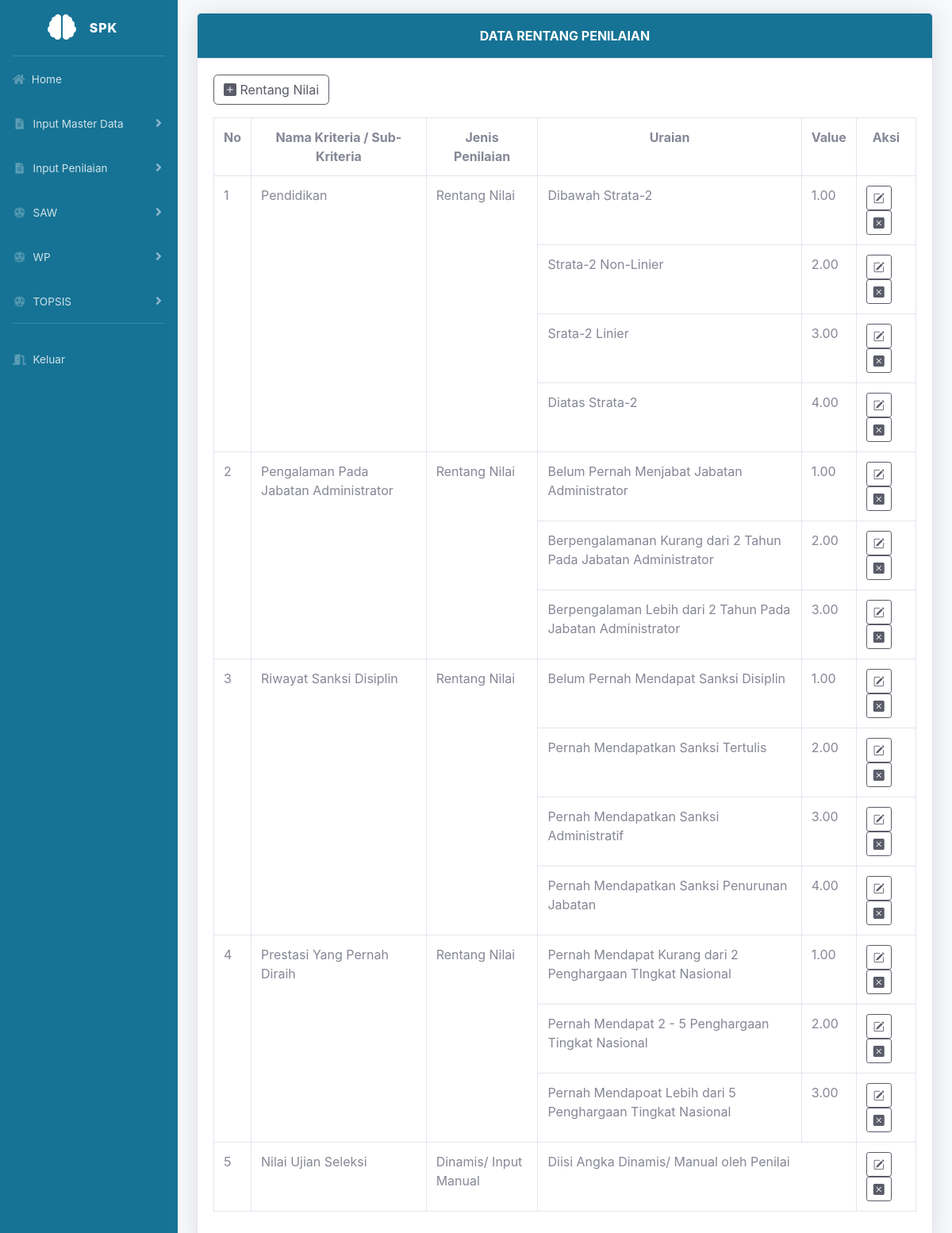
The app's page /dashboard.php?url=data_rentang (signed in) with its own data.
### tables this page shows
CREATE TABLE `rentang` (
  `id_rentang` int(11) NOT NULL,
  `id_kriteria` int(11) DEFAULT NULL,
  `id_subkriteria` int(11) DEFAULT NULL,
  `jenis_penilaian` enum('1','2') NOT NULL,
  `uraian` varchar(255) DEFAULT NULL,
  `nilai_rentang` decimal(5,2) DEFAULT NULL
);

CREATE TABLE `kriteria` (
  `id_kriteria` int(11) NOT NULL,
  `nama_kriteria` varchar(255) NOT NULL,
  `tipe_kriteria` enum('benefit','cost') DEFAULT NULL,
  `sub_kriteria` enum('0','1') NOT NULL DEFAULT '0'
);

CREATE TABLE `subkriteria` (
  `id_subkriteria` int(11) NOT NULL,
  `id_kriteria` int(11) DEFAULT NULL,
  `nama_subkriteria` varchar(255) NOT NULL,
  `tipe_subkriteria` enum('benefit','cost') NOT NULL
);

### data_rentang.php (the view, shortened to what this page needs)
<div class="card shadow mt-3">
    <div class="card-header py-3" style="text-align: center; background-color: #167395; color: white; font-weight:bold">DATA RENTANG PENILAIAN</div>
    <div class="card-body">
        <a href="dashboard.php?url=tambahrentang" class="btn btn-outline-dark" title="Tambah Rentang Penilaian">
            <i class="bi bi-plus-square-fill"></i>&nbsp;Rentang Nilai
        </a>
        <div class="table-responsive mt-3">
            <?php
            $query = "
                SELECT
                    r.id_rentang,
                    r.id_kriteria,
                    r.id_subkriteria,
                    k.nama_kriteria,
                    k.sub_kriteria,
                    s.nama_subkriteria,
                    r.jenis_penilaian,
                    r.uraian,
                    r.nilai_rentang
                FROM
                    rentang r
                LEFT JOIN
                    kriteria k ON r.id_kriteria = k.id_kriteria
                LEFT JOIN
                    subkriteria s ON r.id_subkriteria = s.id_subkriteria
                ORDER BY
                    r.id_kriteria, r.id_subkriteria
            ";
            $result = mysqli_query($conn, $query);
            if (mysqli_num_rows($result) > 0) {
                echo "<table class='table table-bordered'>";
                echo "<tr style='text-align: center'>";
                echo "<th>No</th>";
                echo "<th>Nama Kriteria / Sub-Kriteria</th>";
                echo "<th>Jenis Penilaian</th>";
                echo "<th>Uraian</th>";
                echo "<th>Value</th>";
                echo "<th>Aksi</th>";
                echo "</tr>";
                $nomor_urut = 1;
                $previous_kriteria = '';
                $rows = [];
                while ($row = mysqli_fetch_assoc($result)) {
                    $rows[] = $row;
                }
                for ($i = 0; $i < count($rows); $i++) {
                    $row = $rows[$i];
                    $current_kriteria = ($row['sub_kriteria'] == 0) ? $row['nama_kriteria'] : $row['nama_subkriteria'];
                    $id = is_null($row['id_subkriteria']) ? $row['id_kriteria'] : $row['id_subkriteria'];
                    $link = is_null($row['id_subkriteria']) ? 'rentangnilai' : 'subrentangnilai';
                    if ($previous_kriteria !== $current_kriteria) {
                        $count = 1;
                        for ($j = $i + 1; $j < count($rows); $j++) {
                            $next_row = $rows[$j];
                            $next_kriteria = ($next_row['sub_kriteria'] == 0) ? $next_row['nama_kriteria'] : $next_row['nama_subkriteria'];
                            if ($current_kriteria === $next_kriteria) {
                                $count++;
                            } else {
                                break;
                            }
                        }
                        echo "<tr>";
                        echo "<td rowspan='" . $count . "'>" . $nomor_urut . "</td>";
                        echo "<td rowspan='" . $count . "'>" . $current_kriteria . "</td>";
                        $jenis_penilaian = ($row['jenis_penilaian'] == 1) ? "Dinamis/ Input Manual" : "Rentang Nilai";
                        echo "<td rowspan='" . $count . "'>" . $jenis_penilaian . "</td>";
                        if (is_null($row['uraian'])) {
                            echo "<td colspan=2>Diisi Angka Dinamis/ Manual oleh Penilai</td>";
                        } else {
                            echo "<td>$row[uraian]</td>";
                            echo "<td>$row[nilai_rentang]</td>";
                        }
            ?>
                        <td>
                            <a href="dashboard.php?url=<?php echo $link; ?>&id=<?php echo $id; ?>"
                                class="btn btn-outline-dark btn-sm"
                                title="Edit Alternatif">
                                <i class="bi bi-pencil-square"></i>
                            </a>
                            <a href="#modalDelete"
                                data-toggle="modal"
                                onclick="$('#modalDelete #formDelete').attr('action', 'hapusnilairentang.php?id=<?php echo $row['id_rentang']; ?>' )"
                                class="btn btn-outline-dark btn-sm"
                                title="Hapus Alternatif">
                                <i class="bi bi-x-square-fill"></i>
                            </a>
                        </td>
                    <?php
                        echo "</tr>";
                        $previous_kriteria = $current_kriteria;
                        $nomor_urut++;
                    } else {
                        echo "<tr>";
                        echo "<td>$row[uraian]</td>";
                        echo "<td>$row[nilai_rentang]</td>";
                    ?>
                        <td>
                            <a href="dashboard.php?url=<?php echo $link; ?>&id=<?php echo $id; ?>"
                                class="btn btn-outline-dark btn-sm"
                                title="Edit Alternatif">
                                <i class="bi bi-pencil-square"></i>
                            </a>
                            <a href="#modalDelete"
                                data-toggle="modal"
                                onclick="$('#modalDelete #formDelete').attr('action', 'hapusnilairentang.php?id=<?php echo $row['id_rentang']; ?>' )"
                                class="btn btn-outline-dark btn-sm"
                                title="Hapus Alternatif">
                                <i class="bi bi-x-square-fill"></i>
                            </a>
                        </td>
            <?php
                        echo "</tr>";
                    }
                }
                echo "</table>";
            } else {
                echo "Tidak ada data yang ditemukan.";
            }
            ?>
        </div>
    </div>
</div>

### records on screen
rentang: id_kriteria.nama_kriteria "Pendidikan", jenis_penilaian "Rentang Nilai", uraian "Dibawah Strata-2", nilai_rentang "1.00"
rentang: uraian "Strata-2 Non-Linier", nilai_rentang "2.00"
rentang: uraian "Srata-2 Linier", nilai_rentang "3.00"
rentang: uraian "Diatas Strata-2", nilai_rentang "4.00"
rentang: id_subkriteria.nama_subkriteria "Pengalaman Pada Jabatan Administrator", jenis_penilaian "Rentang Nilai", uraian "Belum Pernah Menjabat Jabatan Administrator", nilai_rentang "1.00"
rentang: uraian "Berpengalamanan Kurang dari 2 Tahun Pada Jabatan Administrator", nilai_rentang "2.00"
rentang: uraian "Berpengalaman Lebih dari 2 Tahun Pada Jabatan Administrator", nilai_rentang "3.00"
rentang: id_subkriteria.nama_subkriteria "Riwayat Sanksi Disiplin", jenis_penilaian "Rentang Nilai", uraian "Belum Pernah Mendapat Sanksi Disiplin", nilai_rentang "1.00"
rentang: uraian "Pernah Mendapatkan Sanksi Tertulis", nilai_rentang "2.00"
rentang: uraian "Pernah Mendapatkan Sanksi Administratif", nilai_rentang "3.00"
rentang: uraian "Pernah Mendapatkan Sanksi Penurunan Jabatan", nilai_rentang "4.00"
kriteria: nama_kriteria "Prestasi Yang Pernah Diraih"
rentang: jenis_penilaian "Rentang Nilai", uraian "Pernah Mendapat Kurang dari 2 Penghargaan TIngkat Nasional", nilai_rentang "1.00"
rentang: uraian "Pernah Mendapat 2 - 5 Penghargaan Tingkat Nasional", nilai_rentang "2.00"
rentang: uraian "Pernah Mendapoat Lebih dari 5 Penghargaan Tingkat Nasional", nilai_rentang "3.00"
rentang: id_kriteria.nama_kriteria "Nilai Ujian Seleksi", jenis_penilaian "Dinamis/ Input Manual", shows "Diisi Angka Dinamis/ Manual oleh Penilai"
